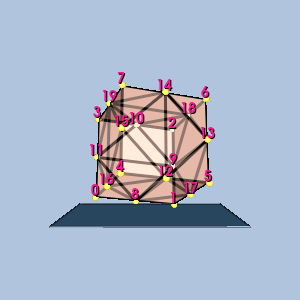

This chart was generated by the following Python code:
#!/usr/bin/env python

# Render a single quadratic hexahedron isoparametric cell with vertex-ordering
# labels, gold sphere glyphs at the vertices, and a translucent plinth.

# Factory overrides: importing these modules registers the OpenGL rendering
# and interaction style implementations for vtkRenderingCore factory classes.
import vtkmodules.vtkInteractionStyle  # noqa: F401
import vtkmodules.vtkRenderingOpenGL2  # noqa: F401
# VTK pipeline classes used in this example
from vtkmodules.vtkCommonCore import vtkPoints
from vtkmodules.vtkCommonDataModel import (
    vtkQuadraticHexahedron,
    vtkUnstructuredGrid,
)
from vtkmodules.vtkCommonTransforms import vtkTransform
from vtkmodules.vtkFiltersGeneral import vtkTransformFilter
from vtkmodules.vtkFiltersSources import (
    vtkCubeSource,
    vtkSphereSource,
)
from vtkmodules.vtkRenderingCore import (
    vtkActor,
    vtkActor2D,
    vtkDataSetMapper,
    vtkGlyph3DMapper,
    vtkPolyDataMapper,
    vtkProperty,
    vtkRenderWindow,
    vtkRenderWindowInteractor,
    vtkRenderer,
    vtkTextProperty,
)
from vtkmodules.vtkRenderingLabel import vtkLabeledDataMapper

# Colors (normalized RGB)
dark_salmon_rgb = (0.914, 0.588, 0.478)
seashell_rgb = (1.0, 0.961, 0.933)
gold_rgb = (1.0, 0.843, 0.0)
yellow_rgb = (1.0, 1.0, 0.0)
steel_blue_rgb = (0.275, 0.510, 0.706)
light_steel_blue_rgb = (0.690, 0.769, 0.871)
deep_pink_rgb = (1.0, 0.078, 0.576)
background_rgb = (0.690, 0.769, 0.871)

# Cell: build from parametric coordinates
cell = vtkQuadraticHexahedron()
pc = cell.GetParametricCoords()
for i in range(cell.GetNumberOfPoints()):
    cell.GetPointIds().SetId(i, i)
    cell.GetPoints().SetPoint(i, pc[3 * i], pc[3 * i + 1], pc[3 * i + 2])

# Unstructured grid
grid = vtkUnstructuredGrid()
grid.SetPoints(cell.GetPoints())
grid.InsertNextCell(cell.GetCellType(), cell.GetPointIds())

# Rotate for 3D viewing
rot = vtkTransform()
rot.RotateX(-20)
rot.RotateY(20)
rtf = vtkTransformFilter()
rtf.SetTransform(rot)
rtf.SetInputData(grid)
rtf.Update()
grid.SetPoints(rtf.GetOutput().GetPoints())

# Center the cell at the origin
bounds = grid.GetBounds()
pts = grid.GetPoints()
new_pts = vtkPoints()
new_pts.SetNumberOfPoints(pts.GetNumberOfPoints())
for i in range(pts.GetNumberOfPoints()):
    px, py, pz = pts.GetPoint(i)
    new_pts.SetPoint(i, px - (bounds[0] + bounds[1]) / 2.0,
                     py - (bounds[2] + bounds[3]) / 2.0,
                     pz - (bounds[4] + bounds[5]) / 2.0)
grid.SetPoints(new_pts)

# Cell surface property
cell_surface_property = vtkProperty()
cell_surface_property.SetAmbientColor(dark_salmon_rgb)
cell_surface_property.SetDiffuseColor(seashell_rgb)
cell_surface_property.SetSpecularColor(1.0, 1.0, 1.0)
cell_surface_property.SetSpecular(0.5)
cell_surface_property.SetDiffuse(0.7)
cell_surface_property.SetAmbient(0.5)
cell_surface_property.SetSpecularPower(20.0)
cell_surface_property.SetOpacity(0.9)
cell_surface_property.EdgeVisibilityOn()
cell_surface_property.SetLineWidth(3)

mapper = vtkDataSetMapper()
mapper.SetInputData(grid)
actor = vtkActor()
actor.SetMapper(mapper)
actor.SetProperty(cell_surface_property)

# Vertex labels
label_text_property = vtkTextProperty()
label_text_property.BoldOn()
label_text_property.ShadowOn()
label_text_property.SetJustificationToCentered()
label_text_property.SetColor(deep_pink_rgb)
label_text_property.SetFontSize(14)

label_mapper = vtkLabeledDataMapper()
label_mapper.SetInputData(grid)
label_mapper.SetLabelTextProperty(label_text_property)
label_actor = vtkActor2D()
label_actor.SetMapper(label_mapper)

# Vertex glyphs: gold spheres
sphere = vtkSphereSource()
sphere.SetPhiResolution(21)
sphere.SetThetaResolution(21)
sphere.SetRadius(0.04)

glyph_mapper = vtkGlyph3DMapper()
glyph_mapper.SetInputData(grid)
glyph_mapper.SetSourceConnection(sphere.GetOutputPort())
glyph_mapper.ScalingOn()
glyph_mapper.ScalarVisibilityOff()

point_glyph_property = vtkProperty()
point_glyph_property.SetAmbientColor(gold_rgb)
point_glyph_property.SetDiffuseColor(yellow_rgb)
point_glyph_property.SetSpecularColor(1.0, 1.0, 1.0)
point_glyph_property.SetSpecular(0.5)
point_glyph_property.SetDiffuse(0.7)
point_glyph_property.SetAmbient(0.5)
point_glyph_property.SetSpecularPower(20.0)
point_glyph_property.SetOpacity(1.0)

glyph_actor = vtkActor()
glyph_actor.SetMapper(glyph_mapper)
glyph_actor.SetProperty(point_glyph_property)

# Plinth: translucent platform beneath the 3D cell
nb = grid.GetBounds()
nd = (nb[1] - nb[0], nb[3] - nb[2], nb[5] - nb[4])
thick = nd[2] * 0.01
plinth_source = vtkCubeSource()
plinth_source.SetCenter((nb[1] + nb[0]) / 2.0, nb[2] - thick / 2.0 - 0.05, (nb[5] + nb[4]) / 2.0)
plinth_source.SetXLength(nd[0] + nd[0] * 0.5)
plinth_source.SetYLength(thick)
plinth_source.SetZLength(nd[2] + nd[2] * 0.5)

plinth_property = vtkProperty()
plinth_property.SetAmbientColor(steel_blue_rgb)
plinth_property.SetDiffuseColor(light_steel_blue_rgb)
plinth_property.SetSpecularColor(1.0, 1.0, 1.0)
plinth_property.SetSpecular(0.5)
plinth_property.SetDiffuse(0.7)
plinth_property.SetAmbient(0.5)
plinth_property.SetSpecularPower(20.0)
plinth_property.SetOpacity(0.8)
plinth_property.EdgeVisibilityOn()
plinth_property.SetLineWidth(1)

plinth_mapper = vtkPolyDataMapper()
plinth_mapper.SetInputConnection(plinth_source.GetOutputPort())
plinth_actor = vtkActor()
plinth_actor.SetMapper(plinth_mapper)
plinth_actor.SetProperty(plinth_property)

# Renderer
renderer = vtkRenderer()
renderer.AddActor(actor)
renderer.AddActor(label_actor)
renderer.AddActor(glyph_actor)
renderer.AddActor(plinth_actor)
renderer.SetBackground(background_rgb)

# Window
render_window = vtkRenderWindow()
render_window.AddRenderer(renderer)
render_window.SetWindowName("isoparametric cell quadratic hexahedron")
render_window.SetMultiSamples(0)
render_window.SetSize(300, 300)

# Interactor
render_window_interactor = vtkRenderWindowInteractor()
render_window_interactor.SetRenderWindow(render_window)

# Scene: configure the camera
renderer.ResetCamera()

render_window_interactor.Initialize()
render_window_interactor.Start()
